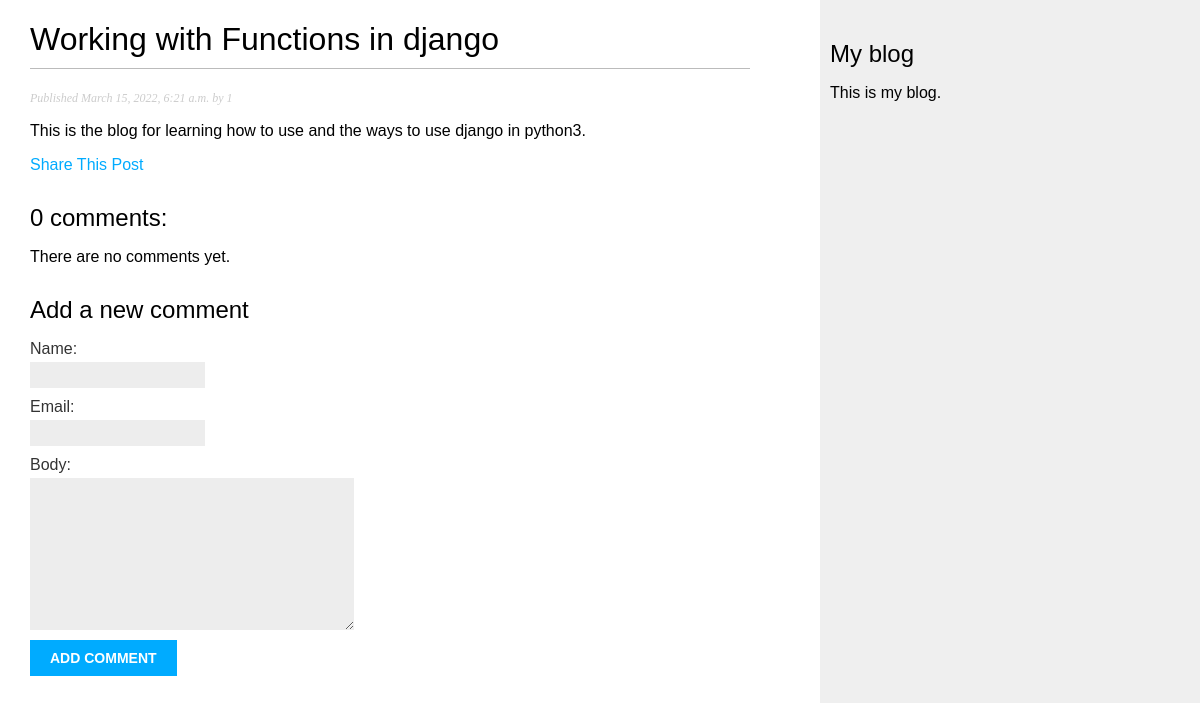
The page /2022/3/15/working-with-functions-in-django on the database as committed earlier.
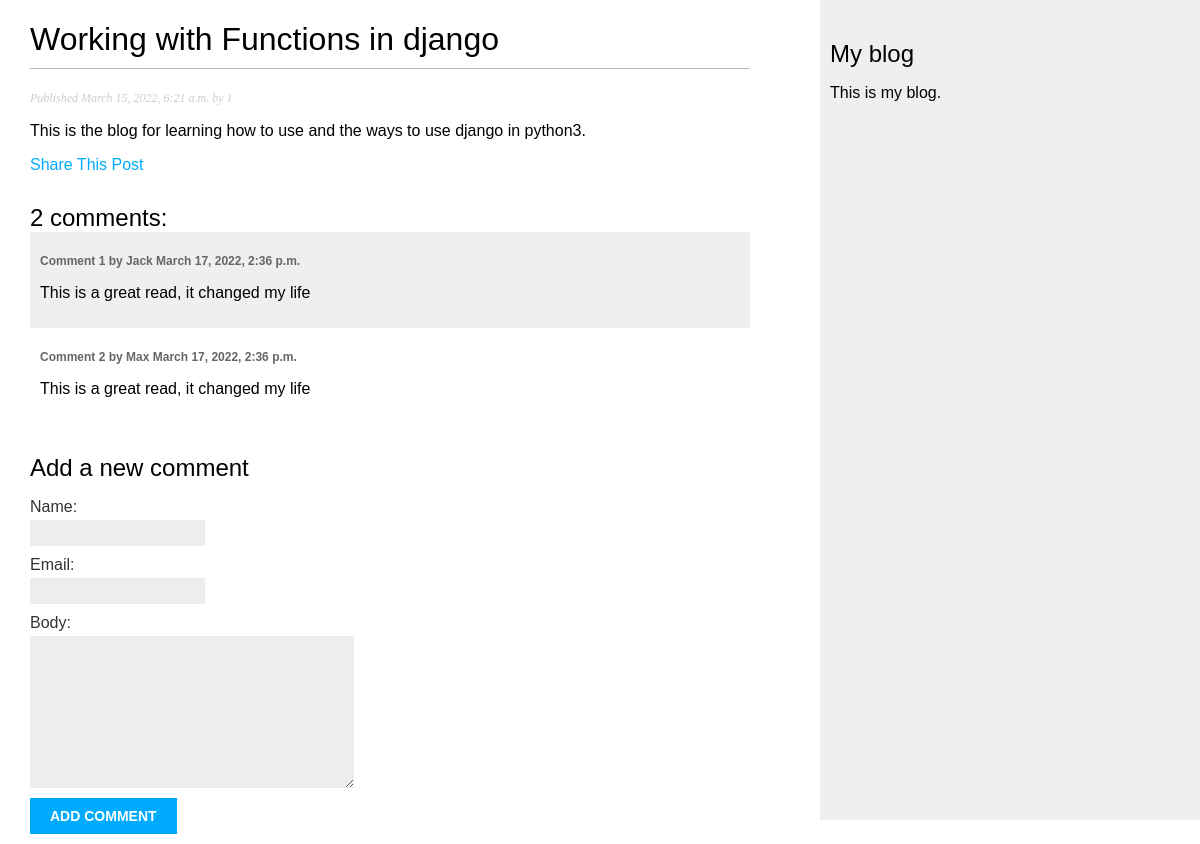
The same page on the database as committed later.
### blog/models.py (models this page shows, shortened)
class Comment(models.Model):
    post = models.ForeignKey(Post, on_delete=models.CASCADE, related_name='comments')
    name = models.CharField(max_length=80)
    email = models.EmailField(default=None)
    body = models.TextField()
    created = models.DateTimeField(auto_now_add=True)
    updated = models.DateTimeField(auto_now=True)
    active = models.BooleanField(default=True)
    class Meta:
        ordering = ('created',)

### blog/views.py (the view)
# urls.py: path('<int:year>/<int:month>/<int:day>/<slug:slug>', views.post_detail, name='post_detail'),
def post_detail(request, year, month, day, slug):
    post = get_object_or_404(Post, slug=slug, status='published', publish__year=year, publish__month=month, publish__day=day)
    comments = post.comments.filter(active=True)
    new_comment = None
    if request.method == 'POST':
        comment_form = CommentForm(data=request.POST)
        if comment_form.is_valid():
            new_comment = comment_form.save(commit=False)
            new_comment.post = post
            new_comment.save()
    else:
        comment_form = CommentForm()
    return render (request, 'blog/post/detail.html', {'post':post,
      'comments':comments,
      'new_comment':new_comment,
      'comment_form':comment_form})

### blog/forms.py
class CommentForm(forms.ModelForm):
    class Meta:
        model = Comment
        fields = ('name', 'email', 'body')

### blog/templates/blog/post/detail.html (shortened to what this page needs)
{% extends "blog/base.html" %}
  {% block body %}
     <h1>{{ post.title }}</h1>
     <p class="date">
       Published {{ post.publish }} by {{ post.author }}
     </p>
     {{ post.body|linebreaks }}
     <p>
         <a href="{% url 'blog:post_share' post.id %}">
             Share This Post
         </a>
     </p>
     {% with comments.count as total_comments %}
     <h2>
       {{ total_comments }} comment{{ total_comments| pluralize }}:
     </h2>
     {% endwith %}
    {% for comment in comments %}
      <div class="comment">
        <p class="info">
          Comment {{ forloop.counter }} by {{ comment.name }}
          {{ comment.created }}
      </p>
        {{ comment.body|linebreaks }}
      </div>
       {% empty %}
      <p>There are no comments yet.</p>
    {% endfor %}
    {% if new_comment %}
      <h2>Your comment has been added.</h2>
    {% else %}
       <h2>Add a new comment</h2>
       <form method="post">
         {{ comment_form.as_p }}
         <p><input type="submit" value="Add comment"></p>
       </form>
    {% endif %}
  {% endblock body %}

Rows that differ between the two databases and show on the page:
added Comment: name "Jack", created "March 17, 2022, 2:36 p.m.", body "This is a great read, it changed my life"
added Comment: name "Max", created "March 17, 2022, 2:36 p.m.", body "This is a great read, it changed my life"
Other text that changed with them:
{{ total_comments }}: "0" → "2"
text no longer shown: "There are no comments yet."
